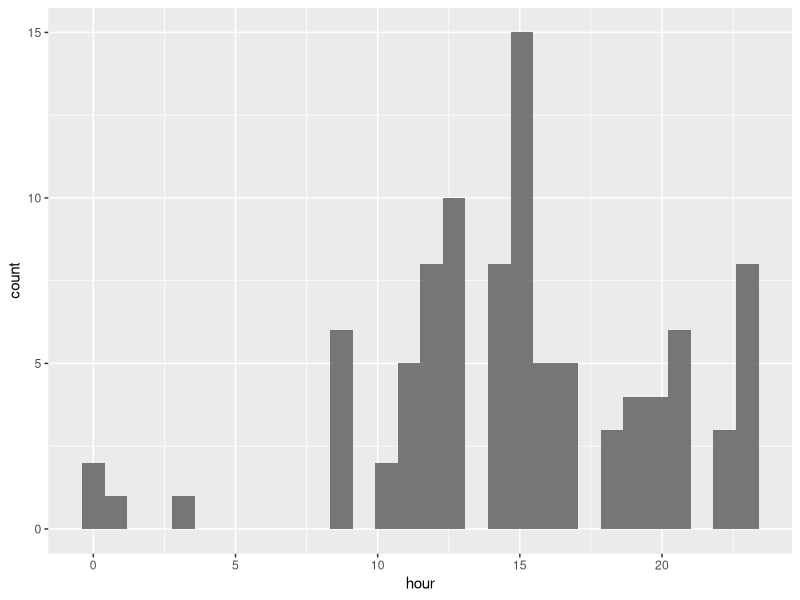
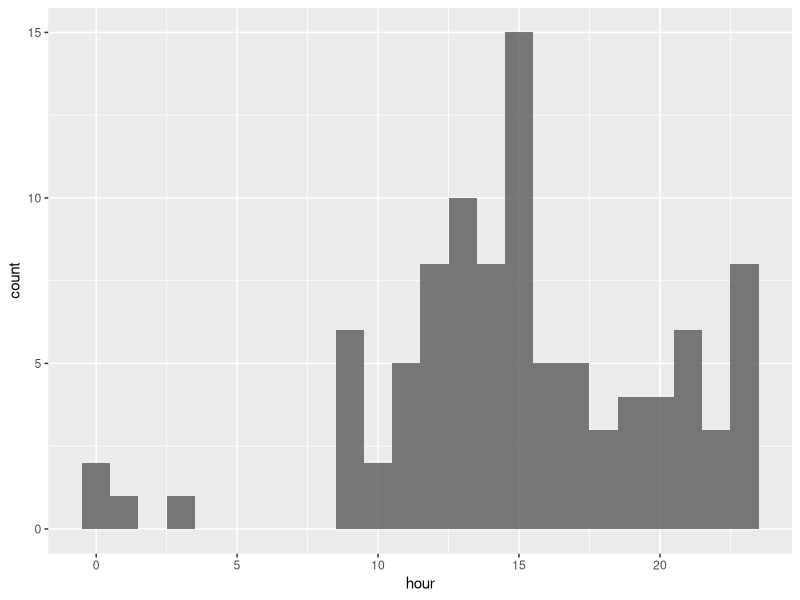
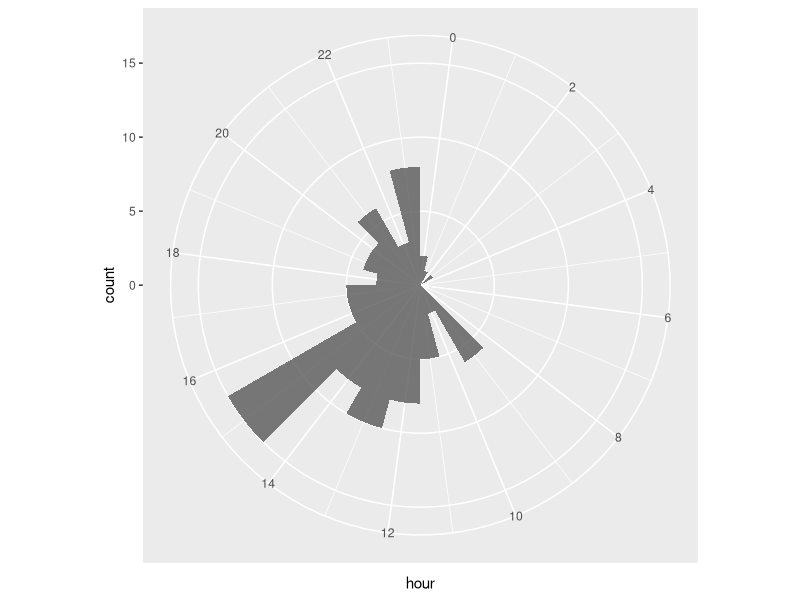
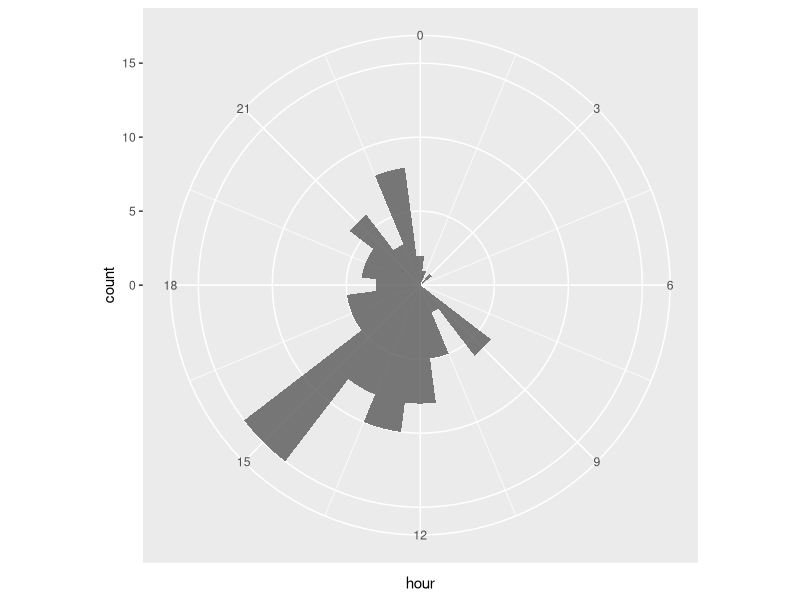
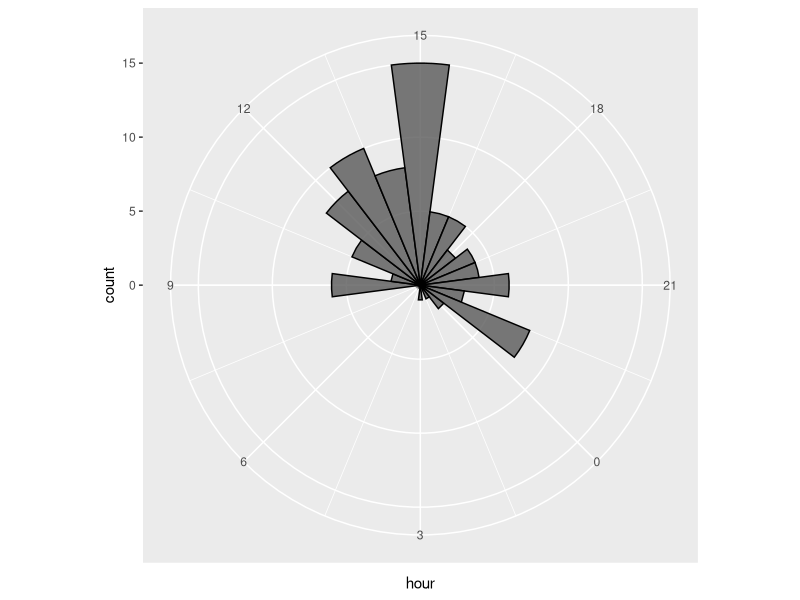
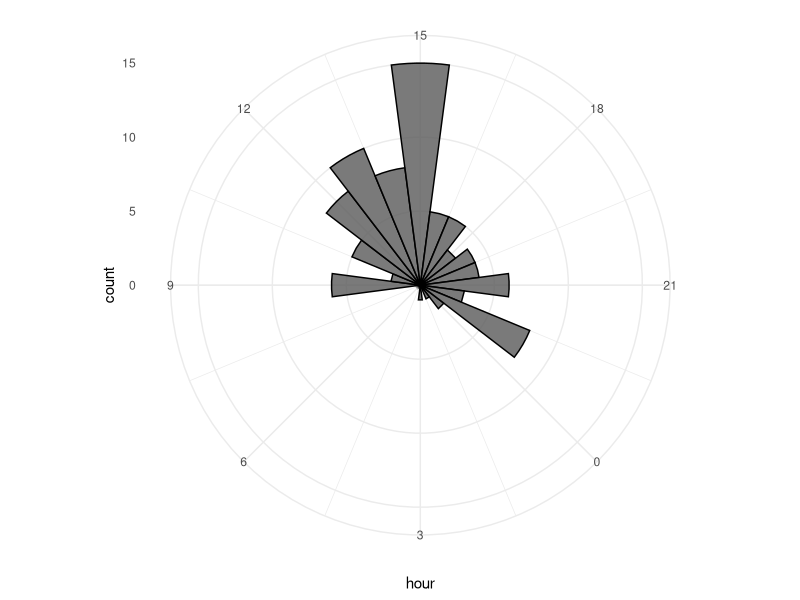
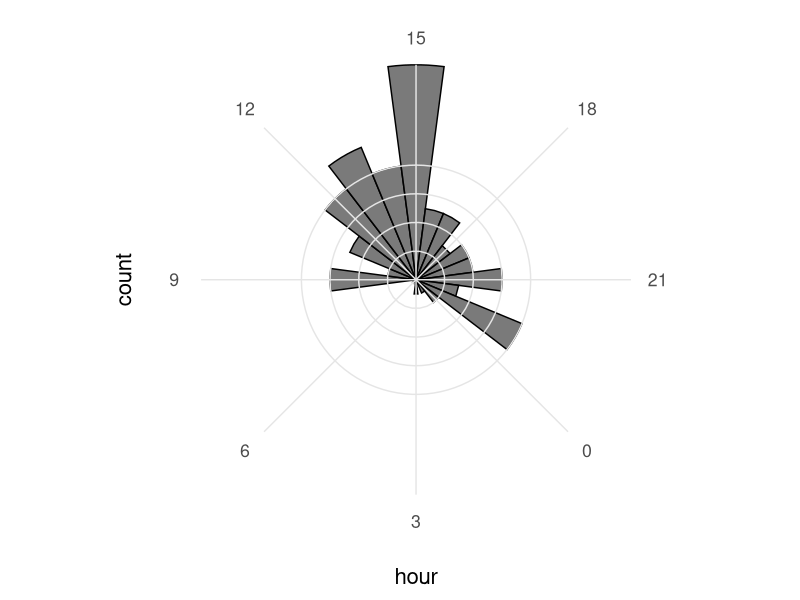
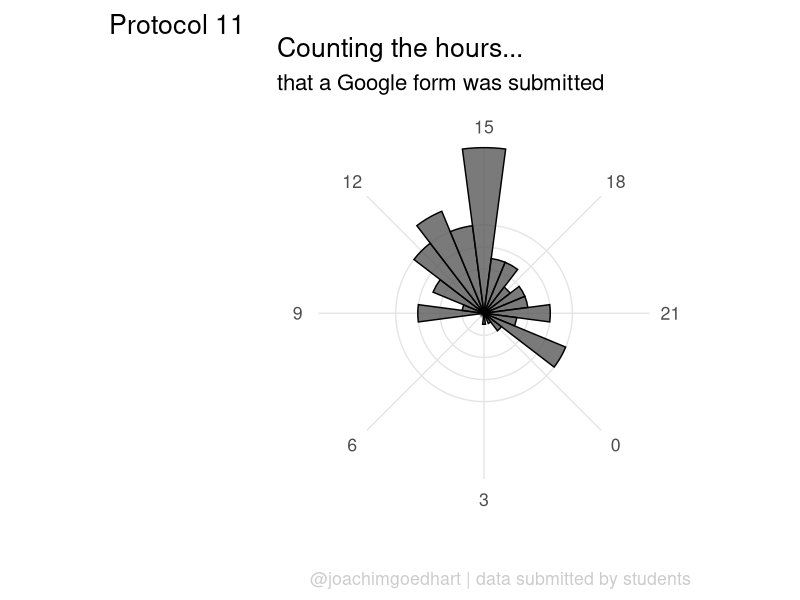

Source code (R) for these figures, in order:
## ---- chunk 1
library(tidyverse)
## ---- chunk 2
# df_sheet <- read.csv("https://docs.google.com/spreadsheets/d/e/2PACX-1vSc-nI1-s_u-XkNXEn_u2l6wkBafxJMHQ_Cd3kStrnToh7kawqjQU3y2l_1riLigKRkIqlNOqPrgkdW/pub?output=csv", na.strings = "")

df_sheet <-  read.csv("data/20220421_Resultaat-metingen.csv", na.strings = "")
head(df_sheet)
## ---- chunk 3
df_sheet <- df_sheet %>% dplyr::select("Timestamp"=1) %>% na.omit()
## ---- chunk 4
df_tidy <- df_sheet %>% separate('Timestamp', c("Date", "Time"), sep=" ")
## ---- chunk 5
df_tidy %>%
  mutate(Date=as.Date(Date, "%d/%m/%Y")) %>% head()
## ---- chunk 6
df_tidy <-  df_tidy %>%
  separate('Date', c("day", "month", "year"), sep="/", convert = TRUE) %>%
  separate('Time', c("hour", "min", "sec"), sep=":", convert = TRUE)
head(df_tidy)
## ---- chunk 7
ggplot(df_tidy, aes(x=hour))+geom_histogram(alpha=.8)
## ---- chunk 8
ggplot(df_tidy, aes(x=hour))+geom_histogram(bins = 24, alpha=.8)
## ---- chunk 9
ggplot(df_tidy, aes(x=hour)) + 
  geom_histogram(bins = 24, alpha=.8) +
  coord_polar() + 
  scale_x_continuous(breaks=seq(0, 24, by=2))
## ---- chunk 10
ggplot(df_tidy, aes(x=hour)) + 
  geom_histogram(bins = 24, alpha=.8) +
  coord_polar(start = (-7.5*pi/180)) + 
  scale_x_continuous(breaks=seq(0, 24, by=3))
## ---- chunk 11
p <- ggplot(df_tidy, aes(x=hour)) + 
        geom_histogram(bins = 24, alpha=.8, color='black') +
        coord_polar(start = (-7.5 - 15*15)*pi/180) + 
        scale_x_continuous(breaks=seq(0, 24, by=3))
p
## ---- chunk 12
p + theme_minimal()
## ---- chunk 13
p <- p +
  geom_hline(yintercept = c(2,4,6,8), colour = "grey90", size = 0.5) + 
  geom_vline(xintercept = seq(0, 21, by=3), colour = "grey90", size = 0.5) +
  
  theme_minimal(base_size = 16) +
  theme(panel.grid.major.x = element_blank(),
        panel.grid.major.y = element_blank(),
        panel.grid.minor.x = element_blank(),
        panel.grid.minor.y = element_blank(),
        axis.text.y = element_blank()
  )
p
## ---- chunk 14
p <- ggplot(df_tidy, aes(x=hour)) +
  geom_hline(yintercept = c(2,4,6,8), colour = "grey90", size = 0.5) + 
  geom_vline(xintercept = seq(0, 21, by=3), colour = "grey90", size = 0.5) +
  geom_histogram(bins = 24, alpha=.8, color='black') +
  coord_polar(start = (-7.5 - 15*15)*pi/180) + 
  scale_x_continuous(breaks=seq(0, 24, by=3)) +
  theme_minimal(base_size = 16) +
  theme(panel.grid.major.x = element_blank(),
        panel.grid.major.y = element_blank(),
        panel.grid.minor.x = element_blank(),
        panel.grid.minor.y = element_blank(),
        axis.text.y = element_blank()
  ) +
  labs(
    title = "Counting the hours...",
    subtitle = "that a Google form was submitted",
    x = "",
    y = "",
    caption = "@joachimgoedhart | data submitted by students",
    tag = "Protocol 11"
  ) +
  theme(plot.caption = element_text(color = "grey80", hjust = 1))
  
p
## ---- chunk 15
p <- p + theme(
        plot.title = element_text(hjust = 0.5),
        plot.subtitle = element_text(hjust = 0.5)
)
p
## ---- chunk 16
png(file=paste0("Protocol_11.png"), width = 4000, height = 3000, units = "px", res = 400)
  p
dev.off()
